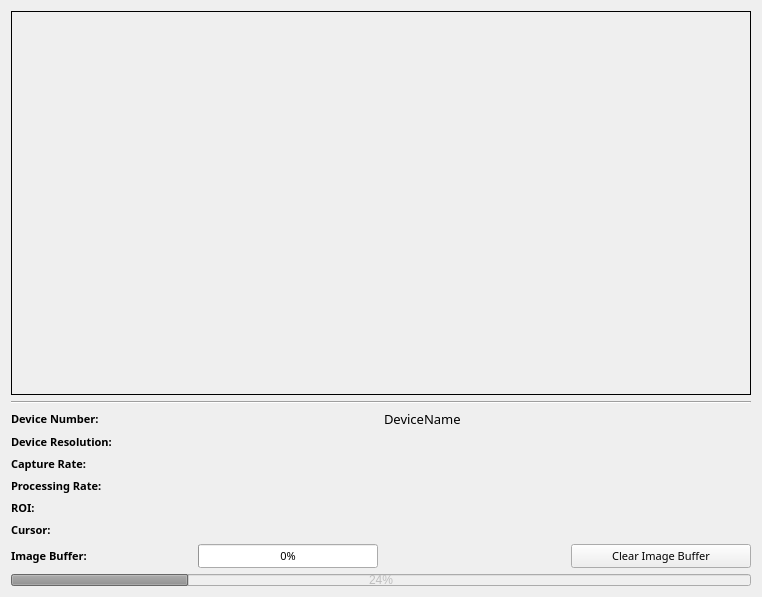
<?xml version="1.0" encoding="UTF-8"?>
<ui version="4.0">
 <class>CameraView</class>
 <widget class="QWidget" name="CameraView">
  <property name="geometry">
   <rect>
    <x>0</x>
    <y>0</y>
    <width>762</width>
    <height>597</height>
   </rect>
  </property>
  <property name="sizePolicy">
   <sizepolicy hsizetype="Minimum" vsizetype="Minimum">
    <horstretch>0</horstretch>
    <verstretch>0</verstretch>
   </sizepolicy>
  </property>
  <property name="windowTitle">
   <string>Form</string>
  </property>
  <layout class="QVBoxLayout" name="verticalLayout" stretch="1,0,0,0">
   <item>
    <widget class="FrameLabel" name="frameLabel">
     <property name="enabled">
      <bool>true</bool>
     </property>
     <property name="sizePolicy">
      <sizepolicy hsizetype="Ignored" vsizetype="Ignored">
       <horstretch>0</horstretch>
       <verstretch>0</verstretch>
      </sizepolicy>
     </property>
     <property name="mouseTracking">
      <bool>true</bool>
     </property>
     <property name="autoFillBackground">
      <bool>true</bool>
     </property>
     <property name="frameShape">
      <enum>QFrame::Box</enum>
     </property>
     <property name="alignment">
      <set>Qt::AlignCenter</set>
     </property>
    </widget>
   </item>
   <item>
    <widget class="Line" name="line">
     <property name="orientation">
      <enum>Qt::Horizontal</enum>
     </property>
    </widget>
   </item>
   <item>
    <layout class="QGridLayout" name="gridLayout">
     <item row="3" column="0">
      <widget class="QLabel" name="label_3">
       <property name="sizePolicy">
        <sizepolicy hsizetype="MinimumExpanding" vsizetype="MinimumExpanding">
         <horstretch>0</horstretch>
         <verstretch>0</verstretch>
        </sizepolicy>
       </property>
       <property name="font">
        <font>
         <family>Al Bayan</family>
         <pointsize>8</pointsize>
         <weight>75</weight>
         <bold>true</bold>
        </font>
       </property>
       <property name="text">
        <string>Processing Rate:</string>
       </property>
      </widget>
     </item>
     <item row="6" column="3">
      <layout class="QHBoxLayout" name="horizontalLayout">
       <item>
        <widget class="QPushButton" name="clearImageBufferButton">
         <property name="sizePolicy">
          <sizepolicy hsizetype="MinimumExpanding" vsizetype="MinimumExpanding">
           <horstretch>0</horstretch>
           <verstretch>0</verstretch>
          </sizepolicy>
         </property>
         <property name="font">
          <font>
           <family>Al Bayan</family>
           <pointsize>8</pointsize>
          </font>
         </property>
         <property name="text">
          <string>Clear Image Buffer</string>
         </property>
        </widget>
       </item>
      </layout>
     </item>
     <item row="0" column="1">
      <widget class="QLabel" name="deviceNumberLabel">
       <property name="sizePolicy">
        <sizepolicy hsizetype="MinimumExpanding" vsizetype="MinimumExpanding">
         <horstretch>0</horstretch>
         <verstretch>0</verstretch>
        </sizepolicy>
       </property>
       <property name="font">
        <font>
         <family>Al Bayan</family>
         <pointsize>8</pointsize>
        </font>
       </property>
       <property name="alignment">
        <set>Qt::AlignLeading|Qt::AlignLeft|Qt::AlignVCenter</set>
       </property>
      </widget>
     </item>
     <item row="3" column="2">
      <widget class="QLabel" name="nFramesProcessedLabel">
       <property name="sizePolicy">
        <sizepolicy hsizetype="MinimumExpanding" vsizetype="MinimumExpanding">
         <horstretch>0</horstretch>
         <verstretch>0</verstretch>
        </sizepolicy>
       </property>
       <property name="font">
        <font>
         <family>Al Bayan</family>
         <pointsize>8</pointsize>
        </font>
       </property>
       <property name="text">
        <string/>
       </property>
       <property name="alignment">
        <set>Qt::AlignCenter</set>
       </property>
      </widget>
     </item>
     <item row="4" column="1">
      <widget class="QLabel" name="roiLabel">
       <property name="sizePolicy">
        <sizepolicy hsizetype="MinimumExpanding" vsizetype="MinimumExpanding">
         <horstretch>0</horstretch>
         <verstretch>0</verstretch>
        </sizepolicy>
       </property>
       <property name="font">
        <font>
         <family>Al Bayan</family>
         <pointsize>8</pointsize>
        </font>
       </property>
       <property name="text">
        <string/>
       </property>
      </widget>
     </item>
     <item row="0" column="2">
      <widget class="QLabel" name="labelDeviceName">
       <property name="font">
        <font>
         <family>Al Bayan</family>
         <pointsize>10</pointsize>
        </font>
       </property>
       <property name="text">
        <string>DeviceName</string>
       </property>
      </widget>
     </item>
     <item row="2" column="1">
      <widget class="QLabel" name="captureRateLabel">
       <property name="enabled">
        <bool>true</bool>
       </property>
       <property name="sizePolicy">
        <sizepolicy hsizetype="MinimumExpanding" vsizetype="MinimumExpanding">
         <horstretch>0</horstretch>
         <verstretch>0</verstretch>
        </sizepolicy>
       </property>
       <property name="font">
        <font>
         <family>Al Bayan</family>
         <pointsize>8</pointsize>
        </font>
       </property>
       <property name="text">
        <string/>
       </property>
      </widget>
     </item>
     <item row="3" column="1">
      <widget class="QLabel" name="processingRateLabel">
       <property name="sizePolicy">
        <sizepolicy hsizetype="MinimumExpanding" vsizetype="MinimumExpanding">
         <horstretch>0</horstretch>
         <verstretch>0</verstretch>
        </sizepolicy>
       </property>
       <property name="font">
        <font>
         <family>Al Bayan</family>
         <pointsize>8</pointsize>
        </font>
       </property>
       <property name="text">
        <string/>
       </property>
      </widget>
     </item>
     <item row="4" column="0">
      <widget class="QLabel" name="label_6">
       <property name="sizePolicy">
        <sizepolicy hsizetype="MinimumExpanding" vsizetype="MinimumExpanding">
         <horstretch>0</horstretch>
         <verstretch>0</verstretch>
        </sizepolicy>
       </property>
       <property name="font">
        <font>
         <family>Al Bayan</family>
         <pointsize>8</pointsize>
         <weight>75</weight>
         <bold>true</bold>
        </font>
       </property>
       <property name="text">
        <string>ROI:</string>
       </property>
      </widget>
     </item>
     <item row="1" column="0">
      <widget class="QLabel" name="label_5">
       <property name="sizePolicy">
        <sizepolicy hsizetype="MinimumExpanding" vsizetype="MinimumExpanding">
         <horstretch>0</horstretch>
         <verstretch>0</verstretch>
        </sizepolicy>
       </property>
       <property name="font">
        <font>
         <family>Al Bayan</family>
         <pointsize>8</pointsize>
         <weight>75</weight>
         <bold>true</bold>
        </font>
       </property>
       <property name="text">
        <string>Device Resolution:</string>
       </property>
       <property name="alignment">
        <set>Qt::AlignLeading|Qt::AlignLeft|Qt::AlignVCenter</set>
       </property>
      </widget>
     </item>
     <item row="6" column="2">
      <widget class="QLabel" name="imageBufferLabel">
       <property name="sizePolicy">
        <sizepolicy hsizetype="MinimumExpanding" vsizetype="MinimumExpanding">
         <horstretch>0</horstretch>
         <verstretch>0</verstretch>
        </sizepolicy>
       </property>
       <property name="font">
        <font>
         <family>Al Bayan</family>
         <pointsize>8</pointsize>
        </font>
       </property>
       <property name="text">
        <string/>
       </property>
       <property name="alignment">
        <set>Qt::AlignCenter</set>
       </property>
      </widget>
     </item>
     <item row="5" column="1">
      <widget class="QLabel" name="mouseCursorPosLabel">
       <property name="sizePolicy">
        <sizepolicy hsizetype="MinimumExpanding" vsizetype="MinimumExpanding">
         <horstretch>0</horstretch>
         <verstretch>0</verstretch>
        </sizepolicy>
       </property>
       <property name="font">
        <font>
         <family>Al Bayan</family>
         <pointsize>8</pointsize>
        </font>
       </property>
       <property name="text">
        <string/>
       </property>
      </widget>
     </item>
     <item row="5" column="0">
      <widget class="QLabel" name="label_7">
       <property name="sizePolicy">
        <sizepolicy hsizetype="MinimumExpanding" vsizetype="MinimumExpanding">
         <horstretch>0</horstretch>
         <verstretch>0</verstretch>
        </sizepolicy>
       </property>
       <property name="font">
        <font>
         <family>Al Bayan</family>
         <pointsize>8</pointsize>
         <weight>75</weight>
         <bold>true</bold>
        </font>
       </property>
       <property name="text">
        <string>Cursor:</string>
       </property>
      </widget>
     </item>
     <item row="0" column="0">
      <widget class="QLabel" name="label_4">
       <property name="sizePolicy">
        <sizepolicy hsizetype="MinimumExpanding" vsizetype="MinimumExpanding">
         <horstretch>0</horstretch>
         <verstretch>0</verstretch>
        </sizepolicy>
       </property>
       <property name="font">
        <font>
         <family>Al Bayan</family>
         <pointsize>8</pointsize>
         <weight>75</weight>
         <bold>true</bold>
        </font>
       </property>
       <property name="text">
        <string>Device Number:</string>
       </property>
       <property name="alignment">
        <set>Qt::AlignLeading|Qt::AlignLeft|Qt::AlignVCenter</set>
       </property>
      </widget>
     </item>
     <item row="6" column="0">
      <widget class="QLabel" name="label_1">
       <property name="sizePolicy">
        <sizepolicy hsizetype="MinimumExpanding" vsizetype="MinimumExpanding">
         <horstretch>0</horstretch>
         <verstretch>0</verstretch>
        </sizepolicy>
       </property>
       <property name="font">
        <font>
         <family>Al Bayan</family>
         <pointsize>8</pointsize>
         <weight>75</weight>
         <bold>true</bold>
        </font>
       </property>
       <property name="text">
        <string>Image Buffer:</string>
       </property>
       <property name="alignment">
        <set>Qt::AlignLeading|Qt::AlignLeft|Qt::AlignVCenter</set>
       </property>
      </widget>
     </item>
     <item row="1" column="1">
      <widget class="QLabel" name="cameraResolutionLabel">
       <property name="sizePolicy">
        <sizepolicy hsizetype="MinimumExpanding" vsizetype="MinimumExpanding">
         <horstretch>0</horstretch>
         <verstretch>0</verstretch>
        </sizepolicy>
       </property>
       <property name="font">
        <font>
         <family>Al Bayan</family>
         <pointsize>8</pointsize>
        </font>
       </property>
       <property name="alignment">
        <set>Qt::AlignLeading|Qt::AlignLeft|Qt::AlignVCenter</set>
       </property>
      </widget>
     </item>
     <item row="2" column="2">
      <widget class="QLabel" name="nFramesCapturedLabel">
       <property name="sizePolicy">
        <sizepolicy hsizetype="MinimumExpanding" vsizetype="MinimumExpanding">
         <horstretch>0</horstretch>
         <verstretch>0</verstretch>
        </sizepolicy>
       </property>
       <property name="font">
        <font>
         <family>Al Bayan</family>
         <pointsize>8</pointsize>
        </font>
       </property>
       <property name="text">
        <string/>
       </property>
       <property name="alignment">
        <set>Qt::AlignCenter</set>
       </property>
      </widget>
     </item>
     <item row="2" column="0">
      <widget class="QLabel" name="label_2">
       <property name="sizePolicy">
        <sizepolicy hsizetype="MinimumExpanding" vsizetype="MinimumExpanding">
         <horstretch>0</horstretch>
         <verstretch>0</verstretch>
        </sizepolicy>
       </property>
       <property name="font">
        <font>
         <family>Al Bayan</family>
         <pointsize>8</pointsize>
         <weight>75</weight>
         <bold>true</bold>
        </font>
       </property>
       <property name="text">
        <string>Capture Rate:</string>
       </property>
       <property name="alignment">
        <set>Qt::AlignLeading|Qt::AlignLeft|Qt::AlignVCenter</set>
       </property>
      </widget>
     </item>
     <item row="6" column="1">
      <widget class="QProgressBar" name="imageBufferBar">
       <property name="sizePolicy">
        <sizepolicy hsizetype="MinimumExpanding" vsizetype="MinimumExpanding">
         <horstretch>0</horstretch>
         <verstretch>0</verstretch>
        </sizepolicy>
       </property>
       <property name="font">
        <font>
         <family>Al Bayan</family>
         <pointsize>8</pointsize>
        </font>
       </property>
       <property name="value">
        <number>0</number>
       </property>
      </widget>
     </item>
    </layout>
   </item>
   <item>
    <widget class="QProgressBar" name="progressBar">
     <property name="enabled">
      <bool>false</bool>
     </property>
     <property name="maximumSize">
      <size>
       <width>16777215</width>
       <height>12</height>
      </size>
     </property>
     <property name="value">
      <number>24</number>
     </property>
    </widget>
   </item>
  </layout>
 </widget>
 <customwidgets>
  <customwidget>
   <class>FrameLabel</class>
   <extends>QLabel</extends>
   <header>FrameLabel.h</header>
  </customwidget>
 </customwidgets>
 <resources/>
 <connections/>
</ui>
